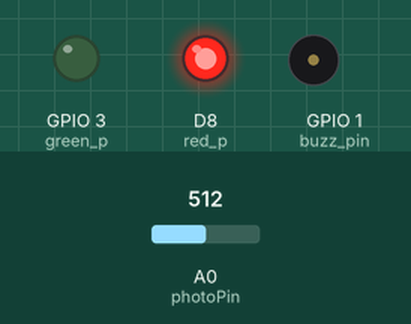
Simulated run of this sketch. Board: ESP8266 (NodeMCU). Shown: output pins drawn as LEDs (lit = HIGH), buzzer (waves = sounding). The inputs (shaded band) are chosen by the test bench; at power-on: A0 (photoPin) = 512. What the sketch prints to the serial monitor is not drawn.

Above: at 0.8 s.
At 16.8 s:
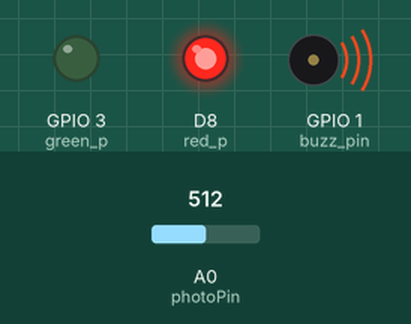
At 30.4 s:
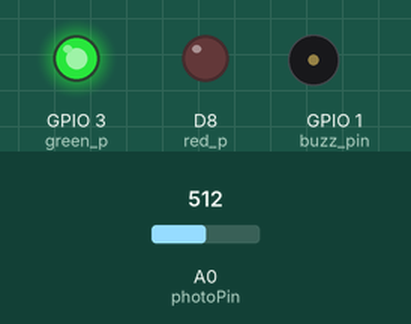
Timing chart, 0 to 37.9 s (numbered marks = the images above):
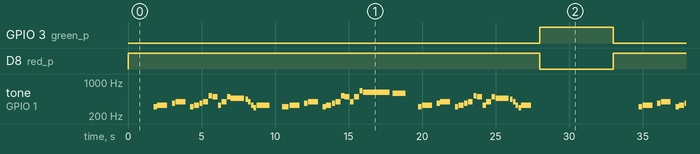

The sketch:

Science_Project_7_8_2021.ino
```cpp
#define NOTE_B0  31
#define NOTE_C1  33
#define NOTE_CS1 35
#define NOTE_D1  37
#define NOTE_DS1 39
#define NOTE_E1  41
#define NOTE_F1  44
#define NOTE_FS1 46
#define NOTE_G1  49
#define NOTE_GS1 52
#define NOTE_A1  55
#define NOTE_AS1 58
#define NOTE_B1  62
#define NOTE_C2  65
#define NOTE_CS2 69
#define NOTE_D2  73
#define NOTE_DS2 78
#define NOTE_E2  82
#define NOTE_F2  87
#define NOTE_FS2 93
#define NOTE_G2  98
#define NOTE_GS2 104
#define NOTE_A2  110
#define NOTE_AS2 117
#define NOTE_B2  123
#define NOTE_C3  131
#define NOTE_CS3 139
#define NOTE_D3  147
#define NOTE_DS3 156
#define NOTE_E3  165
#define NOTE_F3  175
#define NOTE_FS3 185
#define NOTE_G3  196
#define NOTE_GS3 208
#define NOTE_A3  220
#define NOTE_AS3 233
#define NOTE_B3  247
#define NOTE_C4  262
#define NOTE_CS4 277
#define NOTE_D4  294
#define NOTE_DS4 311
#define NOTE_E4  330
#define NOTE_F4  349
#define NOTE_FS4 370
#define NOTE_G4  392
#define NOTE_GS4 415
#define NOTE_A4  440
#define NOTE_AS4 466
#define NOTE_B4  494
#define NOTE_C5  523
#define NOTE_CS5 554
#define NOTE_D5  587
#define NOTE_DS5 622
#define NOTE_E5  659
#define NOTE_F5  698
#define NOTE_FS5 740
#define NOTE_G5  784
#define NOTE_GS5 831
#define NOTE_A5  880
#define NOTE_AS5 932
#define NOTE_B5  988
#define NOTE_C6  1047
#define NOTE_CS6 1109
#define NOTE_D6  1175
#define NOTE_DS6 1245
#define NOTE_E6  1319
#define NOTE_F6  1397
#define NOTE_FS6 1480
#define NOTE_G6  1568
#define NOTE_GS6 1661
#define NOTE_A6  1760
#define NOTE_AS6 1865
#define NOTE_B6  1976
#define NOTE_C7  2093
#define NOTE_CS7 2217
#define NOTE_D7  2349
#define NOTE_DS7 2489
#define NOTE_E7  2637
#define NOTE_F7  2794
#define NOTE_FS7 2960
#define NOTE_G7  3136
#define NOTE_GS7 3322
#define NOTE_A7  3520
#define NOTE_AS7 3729
#define NOTE_B7  3951
#define NOTE_C8  4186
#define NOTE_CS8 4435
#define NOTE_D8  4699
#define NOTE_DS8 4978
#define REST      0


int tempo = 120;


int melody[] = {

  // Pink Panther theme
  // Score available at https://musescore.com/benedictsong/the-pink-panther
  // Theme by Masato Nakamura, arranged by Teddy Mason

  REST,2, REST,4, REST,8, NOTE_DS4,8,
  NOTE_E4,-4, REST,8, NOTE_FS4,8, NOTE_G4,-4, REST,8, NOTE_DS4,8,
  NOTE_E4,-8, NOTE_FS4,8,  NOTE_G4,-8, NOTE_C5,8, NOTE_B4,-8, NOTE_E4,8, NOTE_G4,-8, NOTE_B4,8,
  NOTE_AS4,2, NOTE_A4,-16, NOTE_G4,-16, NOTE_E4,-16, NOTE_D4,-16,
  NOTE_E4,2, REST,4, REST,8, NOTE_DS4,4,

  NOTE_E4,-4, REST,8, NOTE_FS4,8, NOTE_G4,-4, REST,8, NOTE_DS4,8,
  NOTE_E4,-8, NOTE_FS4,8,  NOTE_G4,-8, NOTE_C5,8, NOTE_B4,-8, NOTE_G4,8, NOTE_B4,-8, NOTE_E5,8,
  NOTE_DS5,1,
  NOTE_D5,2, REST,4, REST,8, NOTE_DS4,8,
  NOTE_E4,-4, REST,8, NOTE_FS4,8, NOTE_G4,-4, REST,8, NOTE_DS4,8,
  NOTE_E4,-8, NOTE_FS4,8,  NOTE_G4,-8, NOTE_C5,8, NOTE_B4,-8, NOTE_E4,8, NOTE_G4,-8, NOTE_B4,8,

  NOTE_AS4,2, NOTE_A4,-16, NOTE_G4,-16, NOTE_E4,-16, NOTE_D4,-16,
  NOTE_E4,-4, REST,4,


};

// sizeof gives the number of bytes, each int value is composed of two bytes (16 bits)
// there are two values per note (pitch and duration), so for each note there are four bytes
int notes = sizeof(melody) / sizeof(melody[0]) / 2;

// this calculates the duration of a whole note in ms
int wholenote = (60000 * 4) / tempo;

int divider = 0, noteDuration = 0;

int photoPin = A0;
int red_p = D8;
int green_p = D9;
int pins[] = {D8,D9,D10};
int buzz_pin = D10;


void setup() {
  int len = sizeof(pins)/sizeof(pins[0]);
  for (int i = 0; i < len; i++) {
    pinMode(pins[i],OUTPUT);
  }
  pinMode(photoPin,INPUT);
  Set_Color(false,1);
  Serial.begin(115200);
}

void PlayMelody() {
  for (int thisNote = 0; thisNote < notes * 2; thisNote = thisNote + 2) {

    // calculates the duration of each note
    divider = melody[thisNote + 1];
    if (divider > 0) {
      // regular note, just proceed
      noteDuration = (wholenote) / divider;
    } else if (divider < 0) {
      // dotted notes are represented with negative durations!!
      noteDuration = (wholenote) / abs(divider);
      noteDuration *= 1.5; // increases the duration in half for dotted notes
    }

    // we only play the note for 90% of the duration, leaving 10% as a pause
    tone(buzz_pin, melody[thisNote], noteDuration * 0.9);

    // Wait for the specief duration before playing the next note.
    delay(noteDuration);

    // stop the waveform generation before the next note.
    noTone(buzz_pin);
  }
}


void Set_Color(bool activated, int off) {
  if (activated && off == 1) {
    digitalWrite(red_p,HIGH);
    digitalWrite(green_p,LOW);
  }
  else if(off == 1) {
    digitalWrite(green_p,HIGH);
    digitalWrite(red_p,LOW);
  }

  else {
    digitalWrite(green_p,LOW);
    digitalWrite(red_p,LOW);
  }
}

void loop() {
  long photo_val = analogRead(photoPin);
  Serial.println(photo_val);
  if (photo_val < 1024) {
    Set_Color(true,1);
    PlayMelody();
    Set_Color(false,1);
    delay(5000);
    Set_Color(true,0);

  }

}
```

Measured:
- by itself, GPIO 3 (green_p): alternates HIGH for 5.0 s and LOW for 28.0 s
- by itself, D8 (red_p): alternates HIGH for 28.0 s and LOW for 5.0 s
- by itself, tone on GPIO 1 (buzz_pin): plays 311 Hz for 0.23 s, 330 Hz for 0.68 s, 370 Hz for 0.23 s, 392 Hz for 0.68 s, 311 Hz for 0.23 s, 330 Hz for 0.34 s … (212 notes in this stretch)
